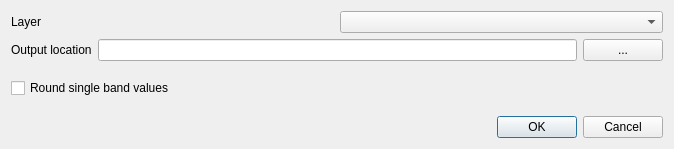
<?xml version="1.0" encoding="UTF-8"?>
<ui version="4.0">
 <class>GrayscaleDialogBase</class>
 <widget class="QDialog" name="GrayscaleDialogBase">
  <property name="geometry">
   <rect>
    <x>0</x>
    <y>0</y>
    <width>674</width>
    <height>149</height>
   </rect>
  </property>
  <property name="windowTitle">
   <string>Grayscale</string>
  </property>
  <layout class="QGridLayout" name="gridLayout">
   <item row="0" column="0">
    <layout class="QVBoxLayout" name="verticalLayout_4">
     <item>
      <layout class="QHBoxLayout" name="horizontalLayout_2">
       <item>
        <widget class="QLabel" name="label">
         <property name="text">
          <string>Layer</string>
         </property>
        </widget>
       </item>
       <item>
        <widget class="QComboBox" name="cbLayers"/>
       </item>
      </layout>
     </item>
     <item>
      <spacer name="verticalSpacer_3">
       <property name="orientation">
        <enum>Qt::Vertical</enum>
       </property>
       <property name="sizeHint" stdset="0">
        <size>
         <width>20</width>
         <height>40</height>
        </size>
       </property>
      </spacer>
     </item>
     <item>
      <layout class="QVBoxLayout" name="verticalLayout_3">
       <item>
        <layout class="QHBoxLayout" name="horizontalLayout">
         <item>
          <widget class="QLabel" name="label_2">
           <property name="text">
            <string>Output location</string>
           </property>
          </widget>
         </item>
         <item>
          <widget class="QLineEdit" name="leOutput"/>
         </item>
         <item>
          <widget class="QPushButton" name="pbOutput">
           <property name="text">
            <string>...</string>
           </property>
          </widget>
         </item>
        </layout>
       </item>
       <item>
        <spacer name="verticalSpacer_2">
         <property name="orientation">
          <enum>Qt::Vertical</enum>
         </property>
         <property name="sizeHint" stdset="0">
          <size>
           <width>20</width>
           <height>40</height>
          </size>
         </property>
        </spacer>
       </item>
       <item>
        <layout class="QVBoxLayout" name="verticalLayout_2">
         <item>
          <widget class="QCheckBox" name="chbRound">
           <property name="text">
            <string>Round single band values</string>
           </property>
          </widget>
         </item>
         <item>
          <spacer name="verticalSpacer">
           <property name="orientation">
            <enum>Qt::Vertical</enum>
           </property>
           <property name="sizeHint" stdset="0">
            <size>
             <width>20</width>
             <height>40</height>
            </size>
           </property>
          </spacer>
         </item>
         <item>
          <layout class="QVBoxLayout" name="verticalLayout">
           <item>
            <widget class="QDialogButtonBox" name="button_box">
             <property name="orientation">
              <enum>Qt::Horizontal</enum>
             </property>
             <property name="standardButtons">
              <set>QDialogButtonBox::Cancel|QDialogButtonBox::Ok</set>
             </property>
            </widget>
           </item>
          </layout>
         </item>
        </layout>
       </item>
      </layout>
     </item>
    </layout>
   </item>
  </layout>
 </widget>
 <resources/>
 <connections>
  <connection>
   <sender>button_box</sender>
   <signal>rejected()</signal>
   <receiver>GrayscaleDialogBase</receiver>
   <slot>reject()</slot>
   <hints>
    <hint type="sourcelabel">
     <x>20</x>
     <y>20</y>
    </hint>
    <hint type="destinationlabel">
     <x>20</x>
     <y>20</y>
    </hint>
   </hints>
  </connection>
  <connection>
   <sender>button_box</sender>
   <signal>accepted()</signal>
   <receiver>GrayscaleDialogBase</receiver>
   <slot>accept()</slot>
   <hints>
    <hint type="sourcelabel">
     <x>20</x>
     <y>20</y>
    </hint>
    <hint type="destinationlabel">
     <x>20</x>
     <y>20</y>
    </hint>
   </hints>
  </connection>
 </connections>
</ui>
